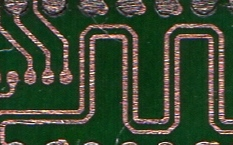
#> input picture minirealpcb1.jpg, 233 x 145 px
$ python test.py
#> lines starting #> are read from the running program, lines starting #| are printed output that depends on the picture; after the words box and inside, x2 and y2 are one past the last pixel; in counts of white or black regions, pixels touching at a corner belong together
# More: http://ex2tron.top

import cv2
import matplotlib.pyplot as plt
import numpy as np
from skimage.morphology import skeletonize

# 1.模板匹配
img = cv2.imread('minirealpcb1.jpg')
#> img is the input picture: shape (145, 233, 3); mean B, G, R 50, 71.1, 58.3
drawing = np.zeros(img.shape[:], dtype=np.uint8)  # 创建画板
gray = cv2.cvtColor(img, cv2.COLOR_BGR2GRAY)
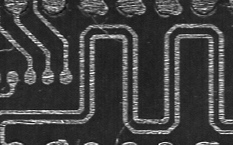
#> gray: shape (145, 233); min 11, max 253, mean 64.8
gray = cv2.medianBlur(gray, 5) #中值滤波
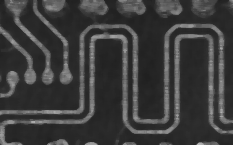
#> gray: shape (145, 233); min 32, max 182, mean 60.2
ret, thresh = cv2.threshold(gray, 0, 255, cv2.THRESH_BINARY + cv2.THRESH_OTSU)
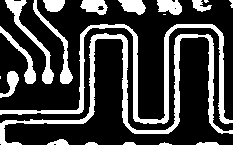
#> thresh: shape (145, 233); 25.5% white; 20 white regions (4 under 20 px), largest, box (x1, y1, x2, y2) and area: (0, 33, 233, 145) 2797, (0, 24, 233, 124) 2572, (5, 0, 54, 84) 663
#> ret = 76
thresh[thresh == 255] = 1
edges = skeletonize(thresh)
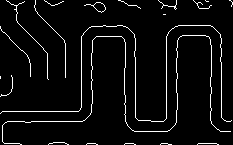
#> edges: shape (145, 233) bool; 4.8% white in thin lines or dots
# edges = cv2.Canny(thresh, 50, 150)
# 2.统计概率霍夫线变换
drawing = np.zeros(img.shape[:], dtype=np.uint8)
edges = edges.astype(np.uint8)*255
#> edges: shape (145, 233); 4.8% white in thin lines or dots
print(edges.shape, gray.shape)
#| (145, 233) (145, 233)
lines = cv2.HoughLinesP(edges, 5, np.pi / 4, 10,
                        minLineLength=3, maxLineGap=15)
#> lines = 73 rows, first 6: [128, 5, 136, 5], [124, 114, 124, 68], [2, 111, 91, 111], [125, 143, 133, 143], [166, 143, 166, 36], [91, 112, 91, 53]
# lines = cv2.HoughLines(edges, 0.8, np.pi / 4, 6)

fig, (ax1,ax2) = plt.subplots(nrows=1, ncols=2,
                         sharex=True, sharey=True)
ax2.axis('image')
# 将检测的线画出来
newxs = []
newys = []
for line in lines:
    x1, y1, x2, y2 = line[0]
    newxs.append([x1,x2])
    newys.append([y1,y2])
#> this loop made 73 passes
#> (x1, y1, x2, y2) on passes 1 to 12: (128, 5, 136, 5), (124, 114, 124, 68), (2, 111, 91, 111), (125, 143, 133, 143), (166, 143, 166, 36), (91, 112, 91, 53), (221, 131, 221, 38), (211, 123, 211, 45), (81, 121, 81, 36), (176, 92, 176, 48), (103, 25, 122, 25), (125, 120, 176, 120)
#> after the loop, newxs = 73 pairs, first value 0 to 231, second value 2 to 231; newys = 73 pairs, first value 0 to 144, second value 0 to 143
    # cv2.line(img, (x1, y1), (x2, y2), (0, 255, 0), 1, lineType=cv2.LINE_AA)
ax2.imshow(edges,cmap = 'gray')
for i,v in enumerate(newxs):
    ax2.plot(newxs[i], newys[i])
#> this loop made 73 passes
#> v on passes 1 to 12: [128, 136], [124, 124], [2, 91], [125, 133], [166, 166], [91, 91], [221, 221], [211, 211], [81, 81], [176, 176], [103, 122], [125, 176]

# cv2.imshow('probabilistic hough lines', np.hstack((img, img)))
# cv2.waitKey(0)

ax1.imshow(edges)
plt.show()
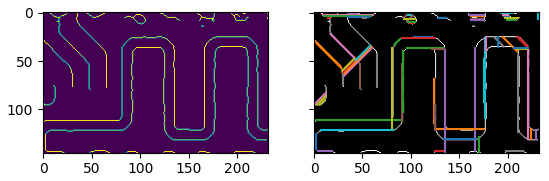
#> figure drawn by matplotlib, 2 panels
# [13 lines of commented-out code are left out]
